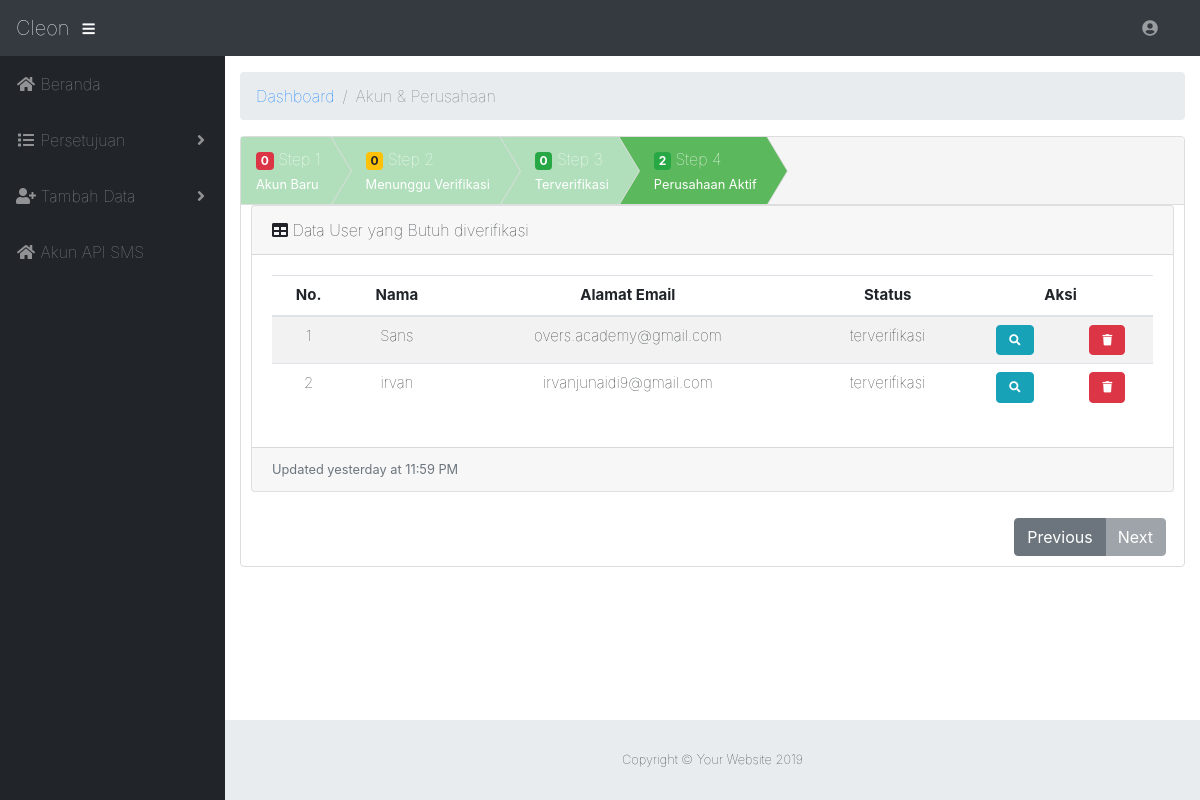
Page /admin/pengajuan_akun.php (signed in) on the committed database.
### tables this page shows
CREATE TABLE `tb_perusahaan` (
  `id_perusahaan` int(11) NOT NULL,
  `id_akun` int(11) NOT NULL,
  `nm_perusahaan` varchar(50) NOT NULL,
  `alamat_perusahaan` varchar(50) NOT NULL,
  `status_aktif` enum('terkirim','ditolak','diterima') NOT NULL
);

CREATE TABLE `tb_akun` (
  `id_akun` int(11) NOT NULL,
  `username` varchar(50) NOT NULL,
  `email` varchar(50) NOT NULL,
  `password` varchar(32) NOT NULL,
  `status_akun` enum('pengajuan','belum_verifikasi','terverifikasi','ditolak') NOT NULL DEFAULT 'pengajuan',
  `level` enum('admin','user') NOT NULL DEFAULT 'user',
  `hint` varchar(32) NOT NULL,
  `tipe_akun` enum('perusahaan','mitra') NOT NULL,
  `nm_user` varchar(50) NOT NULL,
  `no_hp` varchar(100) NOT NULL
);

### admin/pengajuan_akun.php (the view, shortened to what this page needs)
<?php
include '../koneksi/koneksi.php';
?>
<!DOCTYPE html>
<html lang="en">
<?php include 'view/head.php'; ?>
<body id="page-top">
<?php include 'view/navbar.php'; ?>
  <div id="wrapper">
    <?php include 'view/sidebar.php'; ?>
    <div id="content-wrapper">
      <div class="container-fluid">
        <ol class="breadcrumb">
          <li class="breadcrumb-item">
            <a href="index.php">Dashboard</a>
          </li>
          <li class="breadcrumb-item active">Akun & Perusahaan</li>
        </ol>
 <?php
 $nonaktiv  = mysqli_query($config,"SELECT * FROM tb_akun WHERE status_akun='pengajuan' OR status_akun='ditolak' AND level='user'");
  $count    = mysqli_num_rows($nonaktiv);
  $tempat   = mysqli_query($config,"SELECT * FROM tb_akun WHERE status_akun='belum_verifikasi' AND level='user'");
  $count2   = mysqli_num_rows($tempat);
  $tempat3  = mysqli_query($config,"SELECT * FROM tb_akun JOIN tb_perusahaan ON tb_akun.id_akun=tb_perusahaan.id_akun WHERE tb_perusahaan.status_aktif='terkirim' AND tb_akun.status_akun='terverifikasi' AND level='user' OR tb_perusahaan.status_aktif='ditolak' AND tb_akun.status_akun='terverifikasi' AND level='user'");
  $count3   = mysqli_num_rows($tempat3);
  $tempat4  = mysqli_query($config,"SELECT * FROM tb_akun JOIN tb_perusahaan ON tb_akun.id_akun=tb_perusahaan.id_akun WHERE tb_perusahaan.status_aktif='diterima' AND tb_akun.status_akun='terverifikasi' AND level='user'");
  $count4   = mysqli_num_rows($tempat4);
 ?>
        <div id="smartwizard">
            <ul>
                <li><a href="#step-1"><span class="badge badge-danger"><?php echo $count ?></span> Step 1<br /><small> Akun Baru</small></a></li>
                <li class=""><a href="#step-2"><span class="badge badge-warning"><?php echo $count2 ?></span> Step 2<br /><small> Menunggu Verifikasi</small></a></li>
                <li><a href="#step-3"><span class="badge badge-success"><?php echo $count3 ?></span> Step 3<br /><small> Terverifikasi</small></a></li>
                <li><a href="#step-4"><span class="badge badge-success"><?php echo $count4 ?></span> Step 4<br /><small> Perusahaan Aktif</small></a></li>
            </ul>
            <div>
                <div id="step-4" class="">
                  <div class="card mb-3">
                  <div class="card-header">
                  <i class="fas fa-table"></i>
                  Data User yang Butuh diverifikasi</div>
                  <div class="card-body">
                  <div class="table-responsive">
                    <table class="table table-striped" id="dataTable" width="100%" cellspacing="0">
                      <thead>
                        <tr>
                          <th><center>No.</center></th>
                          <th><center>Nama</center></th>
                          <th><center>Alamat Email</center></th>
                          <th><center>Status</center></th>
                          <th colspan="2"><center>Aksi</center></th>
                        </tr>
                      </thead>
                      <tbody>
                        <?php
                          $no=1;
                          while($akun=mysqli_fetch_array($tempat4)){
                        ?>
                        <tr>
                          <td><center><?php echo $no++?></center></td>
                          <td><center><?php echo $akun['nm_user'] ?></center></td>
                          <td><center><?php echo $akun['email'] ?></center></td>
                          <td><center><?php echo $akun['status_akun'] ?></center></td>
                          <td><center><a href="#" class="smaller btn btn-info" title="edit" data-toggle="modal" data-target="#lihat<?php echo $akun['id_akun'];?>"><i class="smaller fas fa-search"></i></a></center></td>
                          <td><center><a href="../aksi/admin/hapus_akun.php?id=<?php echo $akun['id_akun'];?>" class="smaller btn btn-danger" onclick="return confirm('Anda yakin mau menghapus data ini ?')"><i class="smaller fas fa-trash"></i></a></center></td>
                        </tr>
                        <?php
                          }
                        ?>
                      </tbody>
                    </table>
                  </div>
                  </div>
                  <div class="card-footer small text-muted">Updated yesterday at 11:59 PM</div>
                  </div>
                </div>
            </div>
        </div>
      <?php include 'view/footer.php'; ?>
    </div>
  </div>
</body>
</html>

### rows in the picture
tb_perusahaan: id_akun.nm_user "Sans", id_akun.email "overs.academy@gmail.com", id_akun.status_akun "terverifikasi"
tb_perusahaan: id_akun.nm_user "irvan", id_akun.email "irvanjunaidi9@gmail.com", id_akun.status_akun "terverifikasi"

### other values in the picture
$count "0"
$count2 "0"
$count3 "0"
$count4 "2"
